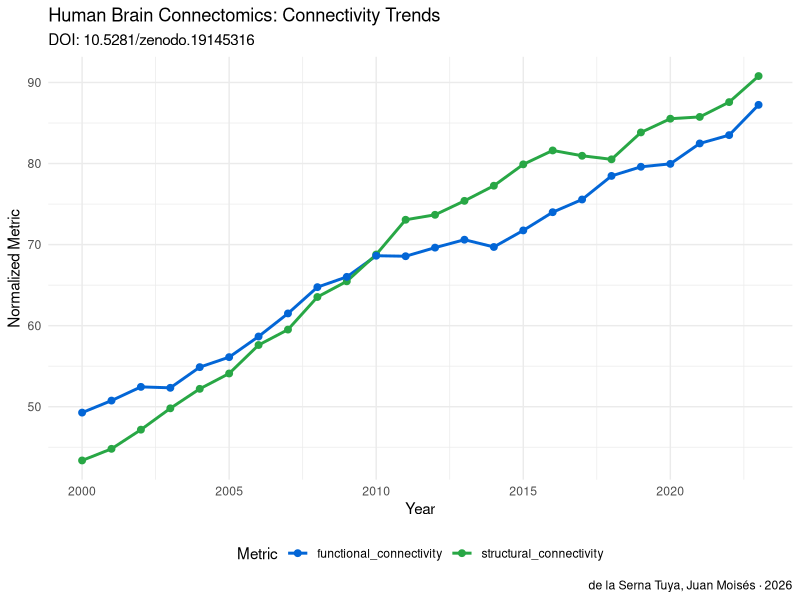

The R source for this figure:
#' analysis.R — Human Brain Connectomics: Structural and Functional Connectivity Database
#' DOI: 10.5281/zenodo.18881110
#' Author: de la Serna Tuya, Juan Moisés · ORCID: 0000-0002-8401-8018
#' License: CC0 1.0

# ── SETUP ──────────────────────────────────────────────────────────────────
# Required libraries: tidyverse (dplyr, ggplot2, tidyr, readr)
if (!require("tidyverse")) install.packages("tidyverse", repos = "https://cloud.r-project.org")
library(tidyverse)

# ── DATA GENERATION ────────────────────────────────────────────────────────
#' Generates synthetic brain connectivity data for demonstration
generate_synthetic_data <- function(seed = 42) {
  set.seed(seed)
  years <- 2000:2023
  n <- length(years)

  df <- tibble(
    year = years,
    structural_connectivity = cumsum(rnorm(n, mean = 2, sd = 1)) + 40,
    functional_connectivity = cumsum(rnorm(n, mean = 2, sd = 1.2)) + 45,
    network_efficiency = rnorm(n, mean = 0.7, sd = 0.05),
    modularity_index = rnorm(n, mean = 0.4, sd = 0.03)
  )

  return(df)
}

# ── MAIN EXECUTION ─────────────────────────────────────────────────────────
cat("--- Human Brain Connectomics Analysis (R) ---\n")
cat("DOI: 10.5281/zenodo.19145316\n\n")

# Generate data
df <- generate_synthetic_data()

cat("Dataset Summary:\n")
print(summary(df))

# ── VISUALIZATION ──────────────────────────────────────────────────────────
# Temporal trend plot
p1 <- df %>%
  pivot_longer(
    cols = c(structural_connectivity, functional_connectivity),
    names_to = "metric",
    values_to = "value"
  ) %>%
  ggplot(aes(x = year, y = value, color = metric)) +
  geom_line(size = 1) +
  geom_point(size = 2) +
  scale_color_manual(values = c("#0366d6", "#28a745")) +
  labs(
    title = "Human Brain Connectomics: Connectivity Trends",
    subtitle = "DOI: 10.5281/zenodo.19145316",
    x = "Year",
    y = "Normalized Metric",
    color = "Metric",
    caption = "de la Serna Tuya, Juan Moisés · 2026"
  ) +
  theme_minimal() +
  theme(legend.position = "bottom")

# Create figures directory if it doesn't exist
if (!dir.exists("figures")) dir.create("figures")

# Save the plot
output_file <- "figures/analysis_output_r.png"
ggsave(output_file, p1, width = 10, height = 6, dpi = 300)
cat(paste0("\nFigure saved to: ", output_file, "\n"))

# ── CITATION ───────────────────────────────────────────────────────────────
cat("\nCitation:\n")
cat("de la Serna Tuya, Juan Moisés (2026). Human Brain Connectomics: Structural and Functional Connectivity Database. Zenodo. https://doi.org/10.5281/zenodo.19145316\n")
